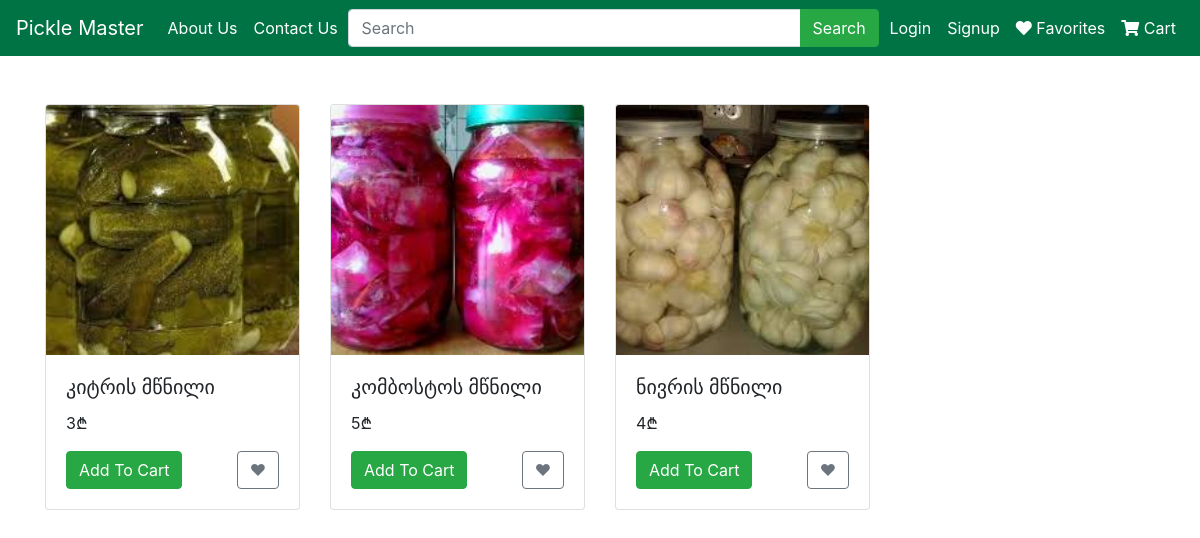
Before: / with the older database file.
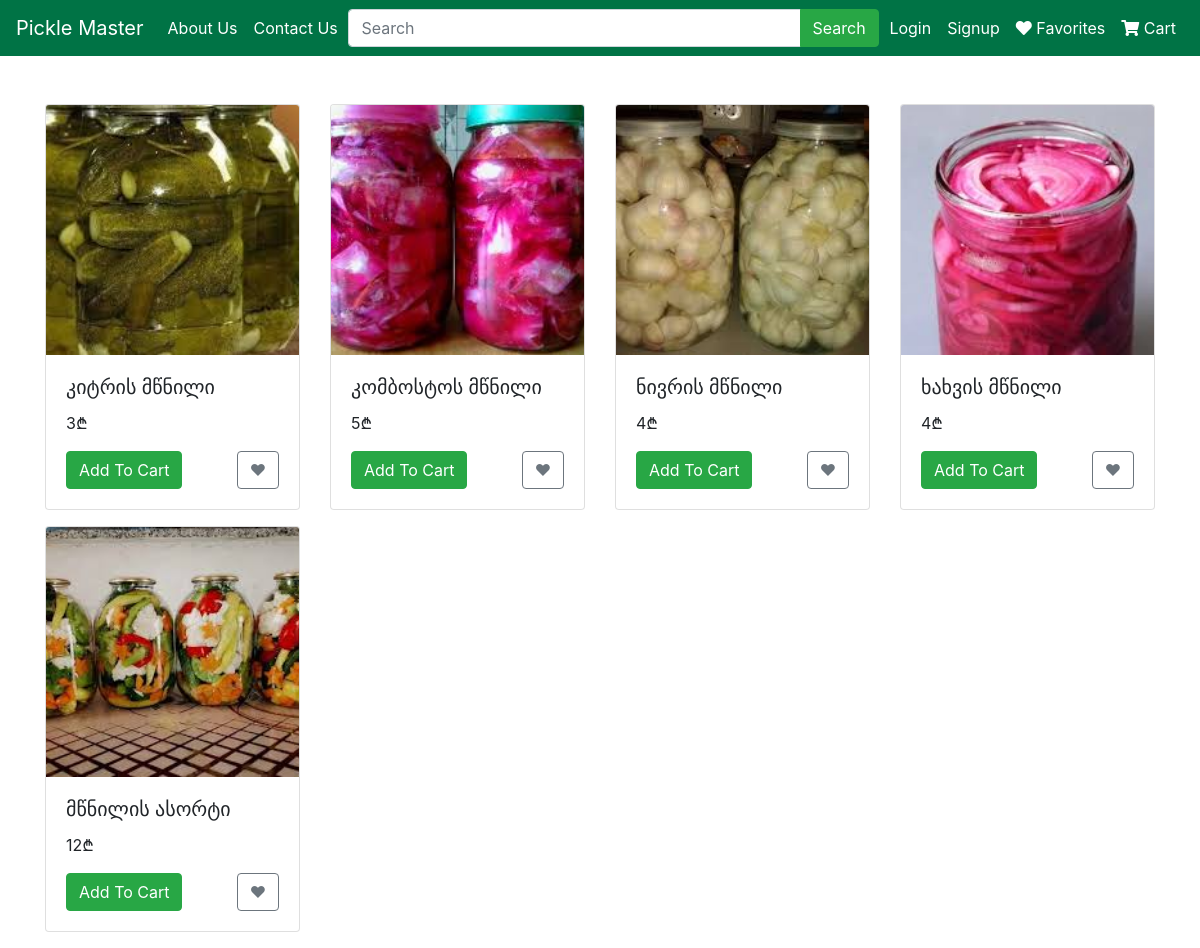
After: the same page with the newer database file.
### models/Product.py (models this page shows)
class Product(db.Model):
    __tablename__ = "products"
    id = db.Column(db.Integer(), primary_key=True)
    name = db.Column(db.String(), nullable=False)
    price = db.Column(db.Integer(), nullable=False)
    image = db.Column(db.String())
    cart = db.relationship('Cart', back_populates='product')

### routes.py (the view, shortened to what this page needs)
@app.route("/", methods=['GET', 'POST'])
def home():
    search_form = SearchForm()
    product_form = ProductForm()
    if search_form.validate_on_submit():
        search_query = search_form.searchBar.data
        products = Product.query.filter(Product.name.ilike(f"%{search_query}%")).all()
    else:
        products = Product.query.all()
    return render_template("home.html", products=products, search_form=search_form, product_form=product_form)

### forms/SearchForm.py
class SearchForm(FlaskForm):
    searchBar = StringField('Search bar')
    searchButton = SubmitField('Search')

### forms/ProductForm.py
class ProductForm(FlaskForm):
    productId = StringField()
    addToCart = SubmitField('Add to cart')
    favorite = SubmitField('❤')

### templates/home.html (shortened to what this page needs)
{% extends "base.html" %}
{% block body %}
<div class="container mt-5">
    <div class="row">
        {% for product in products %}
        {% include "fragments/product_card.html" %}
        {% endfor %}
    </div>
</div>
{% endblock %}

### templates/base.html (shortened to what this page needs)
<!DOCTYPE html>
<html lang="en">
<head>
    <link href="https://maxcdn.bootstrapcdn.com/bootstrap/4.5.2/css/bootstrap.min.css" rel="stylesheet">
    <link href="https://cdnjs.cloudflare.com/ajax/libs/font-awesome/5.15.4/css/all.min.css" rel="stylesheet">
</head>
<body>
{% include "fragments/navbar.html" %}
{% block body %}
{% endblock %}
</body>
</html>

### templates/fragments/navbar.html (shortened to what this page needs)
<nav class="navbar navbar-expand-lg navbar-dark custom-navbar">
    <a class="navbar-brand" href="/">Pickle Master</a>
    <div class="collapse navbar-collapse" id="navbarNav">
        <ul class="navbar-nav mr-auto">
            <li class="nav-item">
                <a class="nav-link" href="#">About Us</a>
            </li>
            <li class="nav-item">
                <a class="nav-link" href="#">Contact Us</a>
            </li>
        </ul>
        <form class="form-inline my-2 my-lg-0 mx-auto" method="post" enctype="multipart/form-data">
            <div class="input-group">
                {{ search_form.searchBar(class="form-control", placeholder="Search") }}
                <div class="input-group-append">
                    {{ search_form.searchButton(class="btn btn-success", type="submit") }}
                </div>
            </div>
        </form>
        <ul class="navbar-nav ml-auto">
             {% if current_user.is_authenticated %}
                {% if current_user.role == 'Admin' %}
                    <li class="nav-item">
                        <a class="nav-link" href="/addProduct">Add Product</a>
                    </li>
                    <li class="nav-item">
                        <a class="nav-link" href="#">Delete Product</a>
                    </li>
                {% else %}
                    <li class="nav-item">
                        <a class="nav-link" href="/addProduct">Add Product</a>
                    </li>
                {% endif %}
                <li class="nav-item">
                    <a class="nav-link" href="/logout">Logout</a>
                </li>
            {% else %}
                <li class="nav-item">
                    <a class="nav-link" href="/login">Login</a>
                </li>
                <li class="nav-item">
                    <a class="nav-link" href="/signup">Signup</a>
                </li>
            {% endif %}
            <li class="nav-item">
                <a class="nav-link" href="#">
                    <i class="fas fa-heart"></i> Favorites
                </a>
            </li>
            <li class="nav-item">
                <a class="nav-link" href="/cart">
                    <i class="fas fa-shopping-cart"></i> Cart
                </a>
            </li>
        </ul>
    </div>
</nav>

### templates/fragments/product_card.html (shortened to what this page needs)
<div class="col-md-3 mb-3">
    <div class="card card-custom">
        <img src="static/images/{{ product.image }}" class="card-img-top" alt="Product Image">
        <div class="card-body">
            <h5 class="card-title">{{ product.name }}</h5>
            <p class="card-text">{{ product.price }}₾</p>
            <form method="post" enctype="multipart/form-data">
                <div class="d-flex justify-content-between">
                    {% if current_user.is_authenticated %}
                        {{ product_form.addToCart(class="btn btn-success") }}
                    {% else %}
                        <a class="btn btn-success" href="/login">Add To Cart</a>
                    {% endif %}
                    {{ product_form.favorite(class="btn btn-outline-secondary") }}
                </div>
            </form>
        </div>
    </div>
</div>

### templates/fragments/navbar.html (style rules this page uses)
.custom-navbar { background-color: #007345 !important; }
.custom-navbar .nav-link, .custom-navbar .navbar-brand { color: #ffffff !important; }
.custom-navbar .nav-link { border-radius: 5px; transition: background-color 0.3s ease; }
.custom-navbar .form-inline { justify-content: center; }
.custom-navbar .form-inline { flex-grow: 1; }
.custom-navbar .input-group { width: 99%; }

### templates/home.html (style rules this page uses)
.card-custom .card-img-top { height: 250px; object-fit: cover; }

Changed rows visible on the page:
added Product: image (picture), name "ხახვის მწნილი", price "4"
added Product: image (picture), name "მწნილის ასორტი", price "12"
